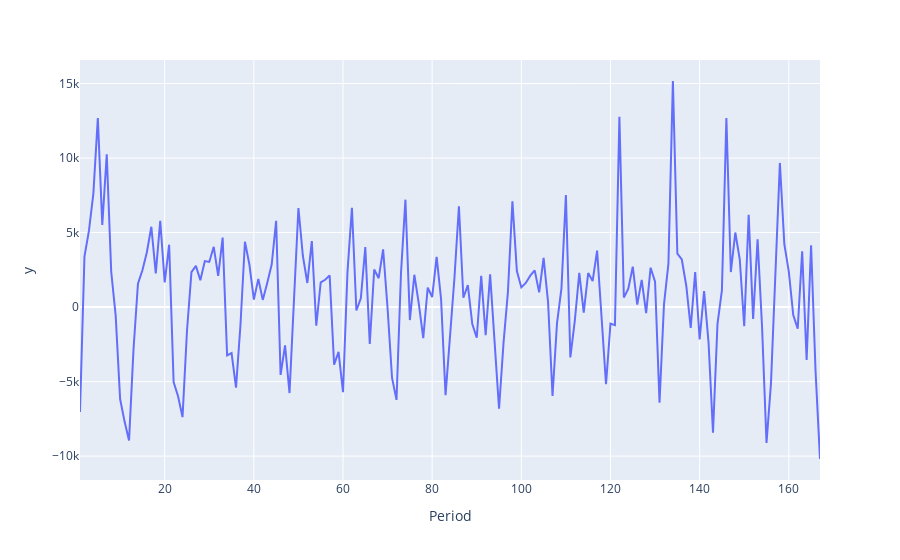

Source (notebook cell):
### Markdown cell above
Checando los residuales...

### Code cell
residuales = arima_baseline_sm.resid[1:]
fig = px.line(residuales, y=residuales)
fig.show()

### Figure 1 — Plotly figure (JSON) as saved in the notebook; plotly's stock layout.template omitted (floating-point values rounded to 4 significant figures; data arrays with more than 128 entries replaced by an {"elided": "..."} marker saying what was removed)
{"data": [{"hovertemplate": "Period=%{x}<br>y=%{y}<extra></extra>", "legendgroup": "", "line": {"color": "#636efa", "dash": "solid"}, "marker": {"symbol": "circle"}, "mode": "lines", "name": "", "orientation": "v", "showlegend": false, "type": "scatter", "x": {"elided": "167 int values"}, "xaxis": "x", "y": {"elided": "167 float values"}, "yaxis": "y"}], "layout": {"legend": {"tracegroupgap": 0}, "margin": {"t": 60}, "xaxis": {"anchor": "y", "domain": [0, 1], "title": {"text": "Period"}}, "yaxis": {"anchor": "x", "domain": [0, 1], "title": {"text": "y"}}}}
